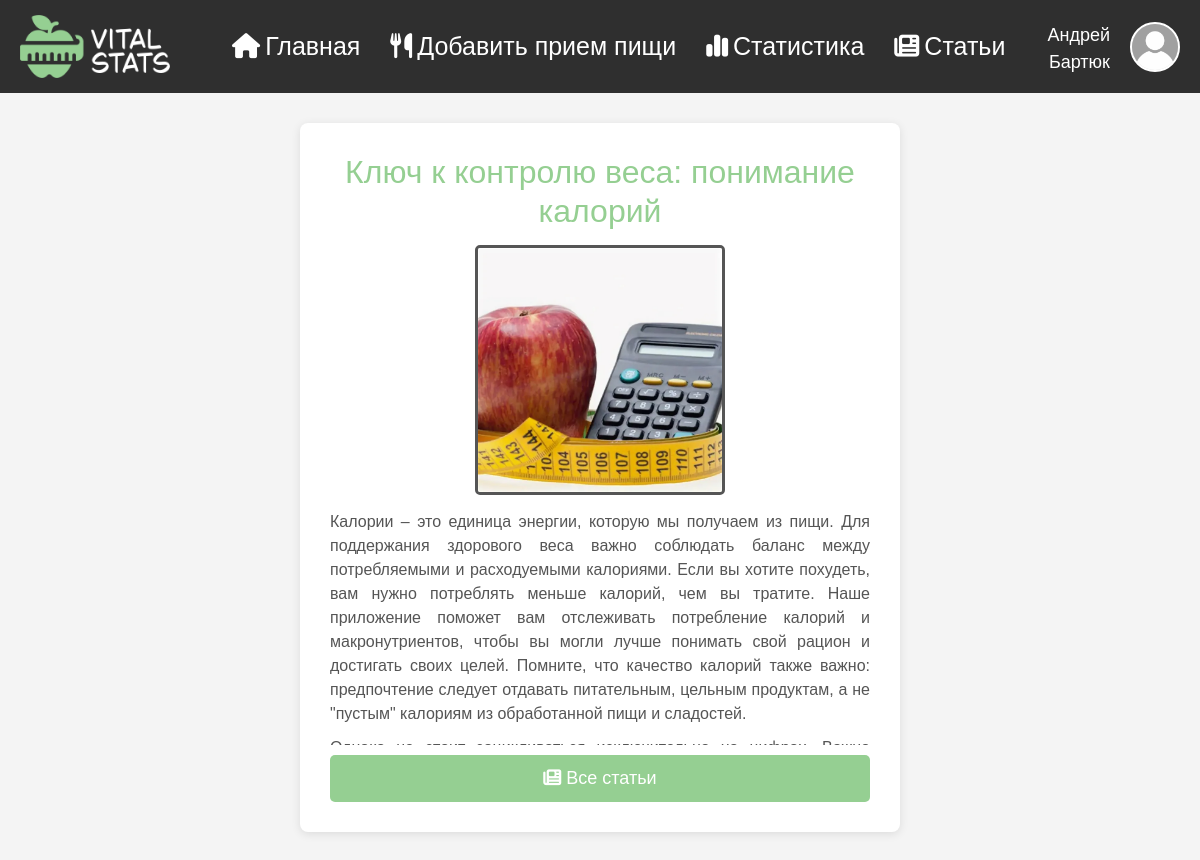
Page /article/2 (signed in) on the committed database.
### data/User.py (models this page shows, shortened)
class User(SqlAlchemyBase, UserMixin, SerializerMixin):
    __tablename__ = "user"
    id = sqlalchemy.Column(sqlalchemy.Integer, primary_key=True, autoincrement=True)
    email = sqlalchemy.Column(sqlalchemy.String, nullable=False, index=True, unique=True)
    surname = sqlalchemy.Column(sqlalchemy.String, nullable=False)
    name = sqlalchemy.Column(sqlalchemy.String, nullable=False)
    gender = sqlalchemy.Column(sqlalchemy.Integer, sqlalchemy.ForeignKey("gender.id"), nullable=False)
    goal = sqlalchemy.Column(sqlalchemy.Integer, sqlalchemy.ForeignKey("goal.id"), nullable=True, default=2)
    lifestyle = sqlalchemy.Column(sqlalchemy.Integer, sqlalchemy.ForeignKey("lifestyle.id"), nullable=True, default=3)
    age = sqlalchemy.Column(sqlalchemy.Integer, nullable=False)
    weight = sqlalchemy.Column(sqlalchemy.Integer, nullable=False)
    height = sqlalchemy.Column(sqlalchemy.Integer, nullable=False)
    is_admin = sqlalchemy.Column(sqlalchemy.Boolean, nullable=False, default=False)
    hashed_password = sqlalchemy.Column(sqlalchemy.String, nullable=True)
    gender_obj = sqlalchemy.orm.relationship("Gender")
    goal_obj = sqlalchemy.orm.relationship("Goal")
    lifestyle_obj = sqlalchemy.orm.relationship("Lifestyle")

### data/Article.py (models this page shows)
class Article(SqlAlchemyBase, SerializerMixin):
    __tablename__ = "article"
    id = sqlalchemy.Column(sqlalchemy.Integer, primary_key=True, autoincrement=True)
    title = sqlalchemy.Column(sqlalchemy.String, nullable=False)
    content = sqlalchemy.Column(sqlalchemy.String, nullable=False)
    accepted = sqlalchemy.Column(sqlalchemy.Boolean, nullable=False, default=True)
    user = sqlalchemy.Column(sqlalchemy.Integer, sqlalchemy.ForeignKey("user.id"), nullable=True)
    user_obj = sqlalchemy.orm.relationship("User")

### main.py (the view)
@login_required
@app.route("/article/<int:article_id>")
def article_browse(article_id):
    db_sess = db_session.create_session()
    article = db_sess.query(Article).get(article_id)
    if not article.accepted:
        return redirect("/article_list")
    return render_template("article.html", avatar_url=get_avatar_url(), article=article,
                           picture_url=get_article_picture_url(article.id))

### data/db_session.py (called while the page is built)
def create_session() -> Session:
    global __factory
    return __factory()

### main.py (called while the page is built)
@login_manager.user_loader
def load_user(user_id):
    db_sess = db_session.create_session()
    return db_sess.query(User).get(user_id)

def get_avatar_url():
    path = f"img/avatar/user_{current_user.id}.png"
    if os.path.exists("static/" + path):
        return url_for("static", filename=path)
    return url_for("static", filename="img/avatar/default.png")

def get_article_picture_url(article_id):
    path = f"img/article/article_{article_id}.png"
    if os.path.exists("static/" + path):
        return url_for("static", filename=path)
    return url_for("static", filename="img/article/default.png")

### templates/article.html (shortened to what this page needs)
{% extends "base.html" %}
{% block head %}
    <link rel="stylesheet" href="{{ url_for('static', filename='css/article_style.css') }}">
{% endblock %}
{% block content %}
    <div class="main-container">
        <div class="panel" style="max-width: 600px;">
            <h2 style="margin-bottom: 0;">{{ article.title }}</h2>
            <div style="overflow-x: hidden; overflow-y: scrollbar; width: 100%; max-height: 500px; margin-top: 15px;">
                <div style="display: flex; flex-direction: column; align-items: center; justify-content: center;">
                    <div class="article-pic" style="width: 250px; height: 250px;">
                        <img src="{{ picture_url }}">
                    </div>
                </div>
                {% for par in article.content.split("\n") %}
                    <p class="main-par" align="justify" style="width: 100%; margin: 0 0 10px 0;word-wrap: break-word;">{{ par }}</p>
                {% endfor %}
            </div>
            <a href="/article_list" class="btn btn-primary" style="margin: 10px 0 0 0;">
                <i class="fa-solid fa-newspaper fa-btn"></i>Все статьи
            </a>
        </div>
    </div>
{% endblock %}

### templates/base.html (shortened to what this page needs)
<!DOCTYPE html>
<html lang="ru">
<head>
    <link href="https://cdn.jsdelivr.net/npm/bootstrap@5.3.3/dist/css/bootstrap.min.css" rel="stylesheet">
    <link rel="stylesheet" href="https://cdnjs.cloudflare.com/ajax/libs/font-awesome/6.5.1/css/all.min.css" />
    <link rel="stylesheet" href="{{ url_for('static', filename='css/base_style.css') }}">
    {% block head %}{% endblock %}
</head>
<body>
    <nav class="navbar">
        <div class="navbar-left">
            <div class="navbar-logo">
                <a href="/"><img class="nav-logo" src="{{ url_for('static', filename='img/logo_light.png') }}"></a>
            </div>
        </div>
        <ul class="my-navbar-nav">
            <li><a href="/"><i class="fa-solid fa-house fa-btn"></i>Главная</a></li>
            <li><a href="/add_meal"><i class="fa-solid fa-utensils fa-btn"></i>Добавить прием пищи</a></li>
            <li><a href="/statistics"><i class="fa-solid fa-chart-simple fa-btn"></i>Статистика</a></li>
            <li><a href="/article_list"><i class="fa-solid fa-newspaper fa-btn"></i>Статьи</a></li>
        </ul>
        <div class="navbar-right">
            <a href="/profile" class="user-link">
                <div class="user-info">
                    {{ current_user.name }}<br>{{ current_user.surname }}
                </div>
                <div class="account-avatar">
                    <img src="{{ avatar_url }}" alt="VwV">
                </div>
            </a>
        </div>
    </nav>
    <div class="content">
        {% block content %}
        {% endblock %}
    </div>
</body>
</html>

### static/css/base_style.css (style rules this page uses)
* { outline: 1px solid transparent !important; }
body { font-family: 'BubbleSans', sans-serif; margin: 0; background-color: #f4f4f4; color: #000; }
.main-container { padding: 10px; display: flex; flex-direction: column; align-items: center; }
.panel { flex: 0; padding: 30px; border-radius: 8px; background-color: #fff; box-shadow: 0 2px 10px rgba(0, 0, 0, 0.1); }
.navbar { background-color: #2f2f2f; color: #000; padding: 15px 20px; display: flex; justify-content: space-between; align-items: center; }
.navbar-left { display: flex; align-items: center; }
.navbar-logo { font-size: 1.5em; font-weight: bold; margin-right: 20px; transition: filter 0.3s ease; }
.my-navbar-nav { display: flex; list-style: none; padding: 0; margin: 0; }
.my-navbar-nav li { margin: 0 15px; }
.my-navbar-nav a { font-size: 25px; color: #ffffff; text-decoration: none; transition: color 0.3s ease; }
.navbar-right { display: flex; align-items: center; }
.content { padding: 20px; }
.nav-logo { max-width: 150px; height: auto; }
.user-link { display: flex; align-items: center; text-decoration: none; color: inherit; }
.user-info { color: #ffffff; margin-right: 5px; margin-top: 5px; font-size: 18px; text-align: right; transition: color 0.3s ease; }
.account-avatar { width: 50px; height: 50px; border-radius: 50%; background-color: #ddd; overflow: hidden; margin-left: 15px; border: 2px solid #ffffff; transition: border 0.3s ease; }
.account-avatar img { display: block; width: 100%; height: 100%; object-fit: cover; }
.btn-primary { background-color: #95cf92; color: white; border: none; padding: 10px 10px; border-radius: 5px; font-size: 18px; transition: background-color 0.3s ease, transform 0.3s ease; margin-top: 12px; width: 100%; }
.main-par { color: #555; font-size: 16px; }
h2 { color: #95cf92; text-align: center; margin-bottom: 20px; }
.fa-btn { margin-right: 5px; }

### static/css/article_style.css (style rules this page uses)
.article-pic { width: 150px; height: 150px; border-radius: 5px; background-color: #ddd; overflow: hidden; border: 3px solid #555; margin-bottom: 15px; }
.article-pic img { display: block; width: 100%; height: 100%; object-fit: cover; }

### rows in the picture
User: name "Андрей", surname "Бартюк"
Article: title "Ключ к контролю веса: понимание калорий"
